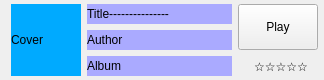
<?xml version="1.0" encoding="UTF-8"?>
<ui version="4.0">
 <class>MusicItemWidget</class>
 <widget class="QWidget" name="MusicItemWidget">
  <property name="geometry">
   <rect>
    <x>0</x>
    <y>0</y>
    <width>324</width>
    <height>80</height>
   </rect>
  </property>
  <property name="windowTitle">
   <string>Form</string>
  </property>
  <layout class="QGridLayout" name="gridLayout_2">
   <property name="topMargin">
    <number>4</number>
   </property>
   <property name="rightMargin">
    <number>0</number>
   </property>
   <property name="bottomMargin">
    <number>4</number>
   </property>
   <item row="0" column="0">
    <layout class="QGridLayout" name="gridLayout">
     <item row="0" column="0" rowspan="3">
      <widget class="QLabel" name="coverLabel">
       <property name="sizePolicy">
        <sizepolicy hsizetype="Fixed" vsizetype="Preferred">
         <horstretch>0</horstretch>
         <verstretch>0</verstretch>
        </sizepolicy>
       </property>
       <property name="minimumSize">
        <size>
         <width>70</width>
         <height>60</height>
        </size>
       </property>
       <property name="styleSheet">
        <string notr="true">background-color: rgb(0, 170, 255);</string>
       </property>
       <property name="text">
        <string>Cover</string>
       </property>
      </widget>
     </item>
     <item row="0" column="1">
      <widget class="QLabel" name="titleLabel">
       <property name="sizePolicy">
        <sizepolicy hsizetype="Expanding" vsizetype="Preferred">
         <horstretch>0</horstretch>
         <verstretch>0</verstretch>
        </sizepolicy>
       </property>
       <property name="styleSheet">
        <string notr="true">background-color: rgb(170, 170, 255);</string>
       </property>
       <property name="text">
        <string>Title---------------</string>
       </property>
      </widget>
     </item>
     <item row="1" column="1">
      <widget class="QLabel" name="authorLabel">
       <property name="styleSheet">
        <string notr="true">background-color: rgb(170, 170, 255);</string>
       </property>
       <property name="text">
        <string>Author</string>
       </property>
      </widget>
     </item>
     <item row="0" column="2" rowspan="2">
      <widget class="QPushButton" name="playBtn">
       <property name="sizePolicy">
        <sizepolicy hsizetype="Minimum" vsizetype="Expanding">
         <horstretch>0</horstretch>
         <verstretch>0</verstretch>
        </sizepolicy>
       </property>
       <property name="text">
        <string>Play</string>
       </property>
      </widget>
     </item>
     <item row="2" column="1">
      <widget class="QLabel" name="albumLabel">
       <property name="styleSheet">
        <string notr="true">background-color: rgb(170, 170, 255);</string>
       </property>
       <property name="text">
        <string>Album</string>
       </property>
      </widget>
     </item>
     <item row="2" column="2" colspan="2">
      <widget class="QLabel" name="startLable">
       <property name="text">
        <string>☆☆☆☆☆</string>
       </property>
       <property name="alignment">
        <set>Qt::AlignCenter</set>
       </property>
      </widget>
     </item>
    </layout>
   </item>
  </layout>
 </widget>
 <resources/>
 <connections/>
</ui>
